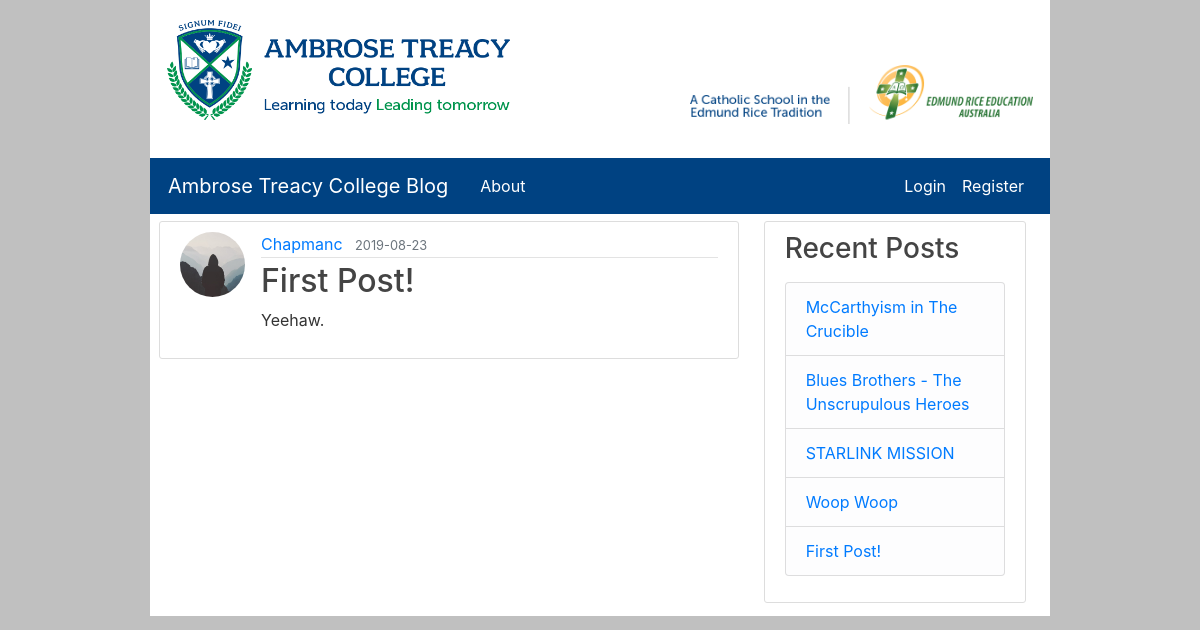
/post/1, run on the app's committed database.
### flaskBlog/models.py (models this page shows, shortened)
class User(db.Model, UserMixin):
    id = db.Column(db.Integer, primary_key=True)
    username = db.Column(db.String(20), unique=True, nullable=False)
    email = db.Column(db.String(120), unique=True, nullable=False)
    image_file = db.Column(db.String(20), nullable=False, default="default.jpg")
    password = db.Column(db.String(60), nullable=False)
    administrator = db.Column(db.Integer, nullable=True)
    posts = db.relationship("Post", backref="author", lazy=True)
    forename = db.Column(db.String(50), nullable=True)
    surname = db.Column(db.String(50), nullable=True)

class Post(db.Model):
    id = db.Column(db.Integer, primary_key=True)
    title = db.Column(db.String(100), nullable=False)
    date_posted = db.Column(db.DateTime, nullable=False, default=datetime.utcnow)
    content = db.Column(db.Text, nullable=False)
    user_id = db.Column(db.Integer, db.ForeignKey("user.id"), nullable=True)

### flaskBlog/routes.py (the view)
@app.route("/post/<int:post_id>")
def post(post_id):
    posts = Post.query.all()
    post = Post.query.get_or_404(post_id)
    return render_template("post.html", title=post.title, post=post, legend="New Post", posts=posts)

### flaskBlog/templates/post.html (shortened to what this page needs)
{% extends 'layout.html' %}
{% block content %}
<article class="media content-section">
  <img class="rounded-circle article-img"
    src="{{ url_for('static', filename='profile_pics/' + post.author.image_file) }}">
  <div class="media-body">
    <div class="article-metadata">
      <a class="mr-2" href="#">{{ post.author.username }}</a>
      <small class="text-muted">{{ post.date_posted.strftime("%Y-%m-%d") }}</small>
    </div>
    <h2 class="article-title">{{ post.title }}</h2>
    <p class="article-content">{{ post.content }}</p>
  </div>
</article>
{% endblock content %}

### flaskBlog/templates/layout.html (shortened to what this page needs)
<!DOCTYPE html>
<html lang="en">
{% if title == "Administration" %}
{% set bootWidth = 12 %}
{% else %}
{% set bootWidth = 8 %}
{% endif %}
<head>
    <link rel="stylesheet" href="https://maxcdn.bootstrapcdn.com/bootstrap/4.3.1/css/bootstrap.min.css">
    <link rel="stylesheet" type="text/css" href="{{ url_for('static', filename='main.css') }}">
</head>
<body>
    <div class="container">
        <div class="banner">
            <a href="{{ url_for('home') }}"><img class="col-md-5 img-fluid float-left" src="\static\ATCLogo.png"
                    alt="Ambrose Treacy College"></a>
            <a href="http://www.erea.edu.au" target="_blank"><img class="col-md-5 img-fluid float-right" id="EREA"
                    src="\static\EREALogo.png" alt="A Catholic School In The Edmund Rice Tradition"></a>
        </div>
    </div>
    <header class="site-header">
        <nav class="navbar navbar-expand-md navbar-dark bg-steel">
            <div class="container">
                <a class="navbar-brand mr-4" href="{{ url_for('home') }}">Ambrose Treacy College Blog</a>
                <div class="collapse navbar-collapse" id="navbarToggle">
                    <div class="navbar-nav mr-auto">
                        <a class="nav-item nav-link" href="{{ url_for('about') }}">About</a>
                    </div>
                    <div class="navbar-nav">
                        {% if current_user.is_authenticated %}
                        <a class="nav-item nav-link" href="{{ url_for('new_post') }}">New Post</a>
                        <a class="nav-item nav-link" href="{{ url_for('account') }}">Account</a>
                        {% if current_user.administrator == 1 %}
                        <a class="nav-item nav-link" href="{{  url_for('admin')  }}">Administration</a>
                        {% endif %}
                        <a class="nav-item nav-link" href="{{ url_for('logout') }}">Logout</a>
                        {% else %}
                        <a class="nav-item nav-link" href="{{ url_for('login') }}">Login</a>
                        <a class="nav-item nav-link" href="{{ url_for('register') }}">Register</a>
                        {% endif %}
                    </div>
                </div>
            </div>
        </nav>
    </header>
    <main role="main" class="container">
        <div class="row container" style="width: auto; margin-right: 0px;">
            <div class="col-md-{{ bootWidth }}" id="main">
                {% block content %}{% endblock %}
            </div>
            {% if title != "Administration" %}
            <div class="col-md-4" id="side">
                <div class="content-section">
                    <h3>Recent Posts</h3>
                    <p class='text-muted'>
                        <ul class="list-group">
                            {% for post in posts[::-1] %}
                            {% if loop.index <= 10 %}
                            <li class="list-group-item list-group-item-light"><a
                                    href="{{ url_for('post', post_id=post.id) }}">{{ post.title }}</a>
                            </li>
                            {% endif %}
                            {% endfor %}
                        </ul>
                    </p>
                </div>
            </div>
            {% endif %}
        </div>
    </main>
</body>
</html>

### flaskBlog/static/main.css (style rules this page uses)
html { width: 75% !important; margin: auto !important; background-color: #c0c0c0 !important; }
.banner { height: 150px; padding-top: 20px; margin-bottom: 8px; background-color: #FFFFFF; }
#EREA { padding-top: 45px; }
#main { padding-right: 0px; }
.container { padding-left: 2px; padding-right: 2px; }
body { background: #ffffff; color: #333333; }
h1, h2, h3, h4, h5, h6 { color: #444444; }
.bg-steel { background-color: #004282; }
.site-header .navbar-nav .nav-link { color: #fff; }
.content-section { background: rgb(255, 255, 255); padding: 10px 20px; border: 1px solid #dddddd; border-radius: 3px; margin-top: 7px; margin-bottom: 13px; margin-left: 5px; margin-right: 5px; }
.article-title { color: #444444; }
.article-content { white-space: pre-line; }
.article-img { height: 65px; width: 65px; margin-right: 16px; }
.article-metadata { padding-bottom: 1px; margin-bottom: 4px; border-bottom: 1px solid #e3e3e3 }

### data on the page
User: image_file (placeholder picture), author.username "Chapmanc"
Post: date_posted "2019-08-23", title "First Post!", content "Yeehaw."
Post: title "McCarthyism in The Crucible"
Post: title "Blues Brothers - The Unscrupulous Heroes"
Post: title "STARLINK MISSION"
Post: title "Woop Woop"
